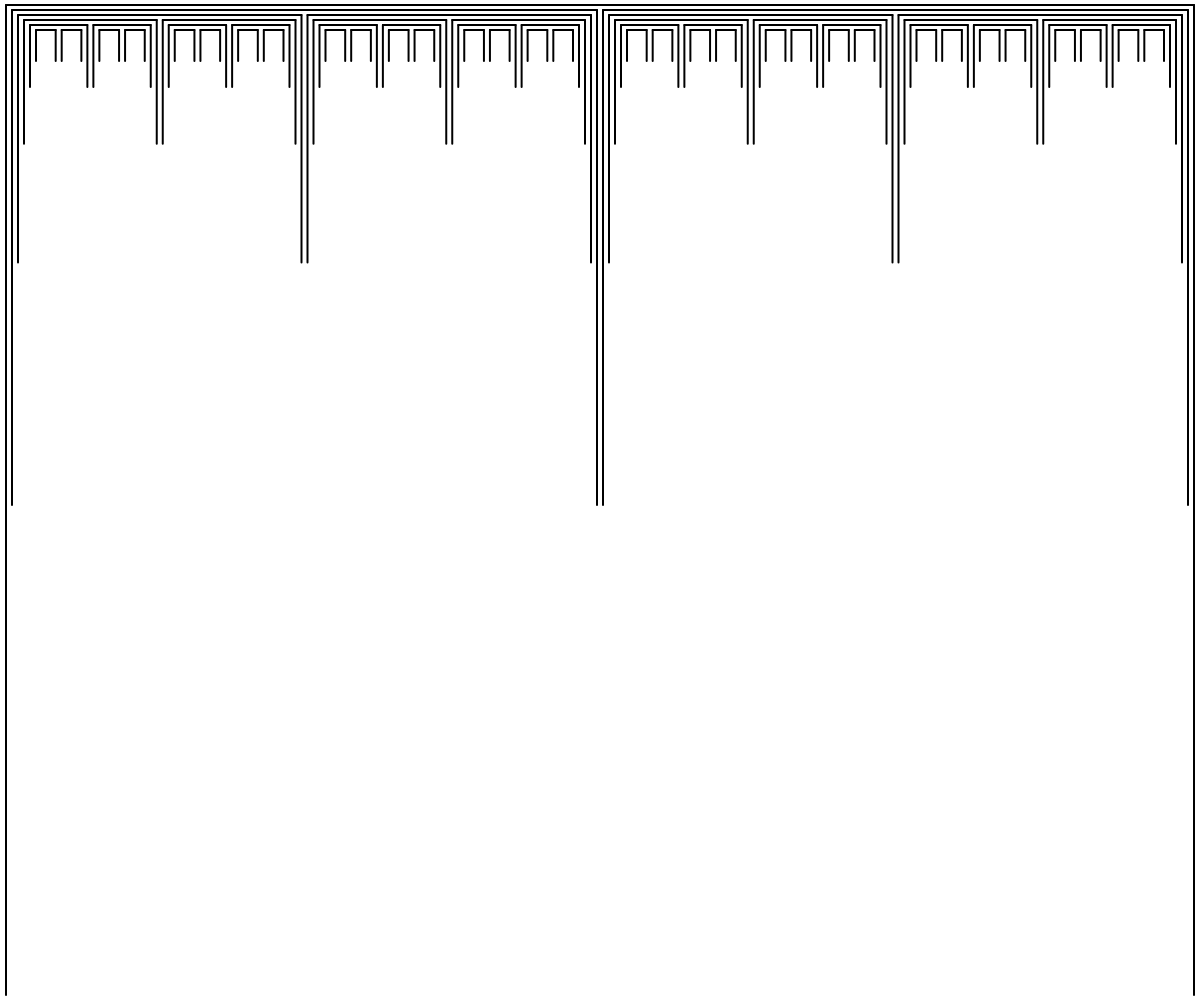
Frame 1 (no input)
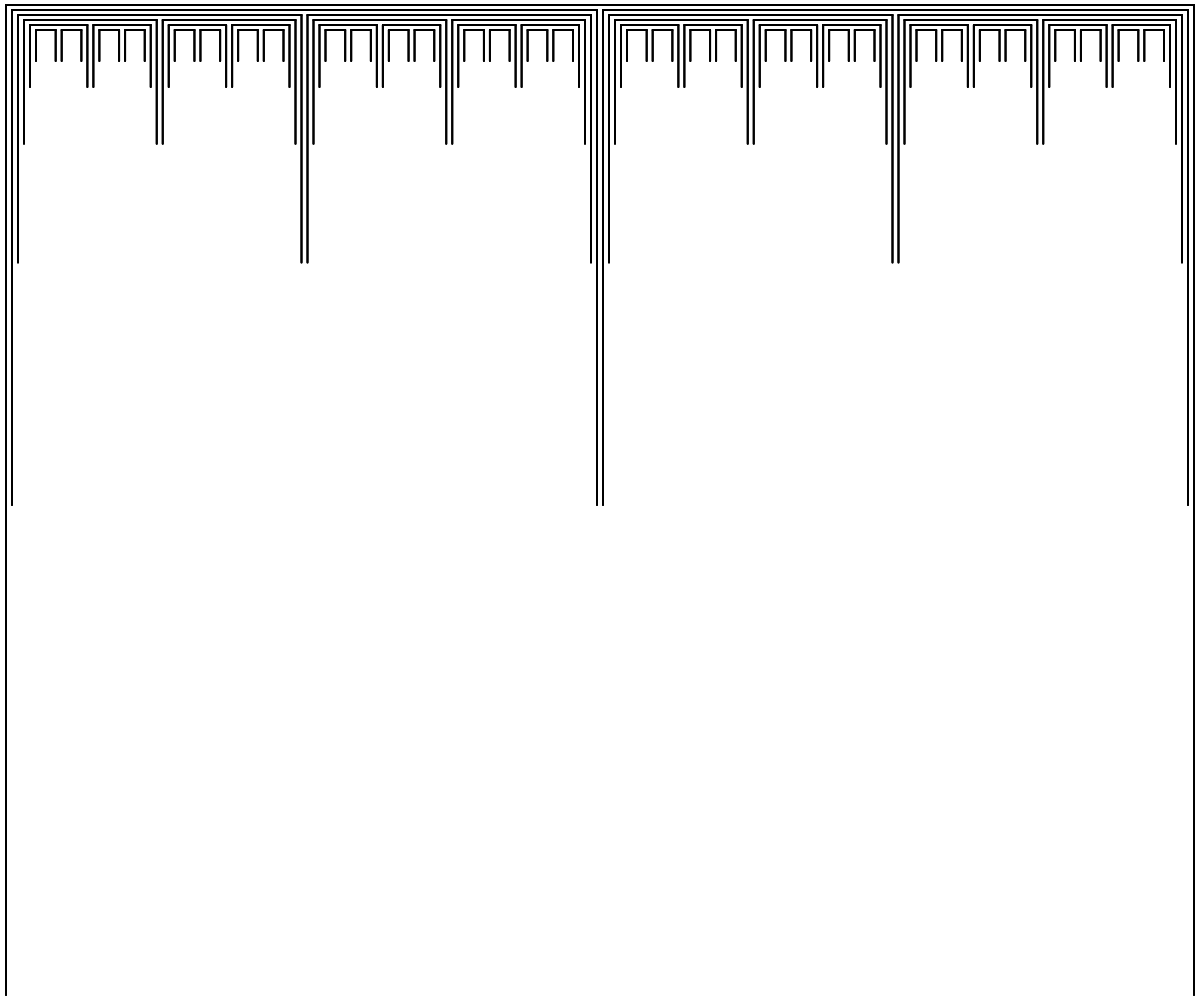
Frame 2 (the mouse pressed at the canvas centre, redrawn once)

The p5.js sketch that drew these frames (run headless with seeded random() and noise() and a simulated clock; the mouse was pressed at the canvas centre and the sketch redrawn once):

// p5.js sketch
// ── sketch.js
let xPadding, yPadding;

function setup() {
  createCanvas(innerWidth, innerHeight)
  noLoop()

  xPadding = floor(width * 0.005)
  yPadding = floor(height * 0.005)
}

function draw() {
  strokeWeight(2)
  cantor(xPadding, yPadding, width - xPadding * 2, height - yPadding * 2, xPadding, yPadding)
}

function cantor(x, y, w, h, xPadding, yPadding) {
  if (w > 1 && h > 1) {
    line(x, y, x + w, y)
    line(x, y, x, y + h)
    line(x + w, y, x + w, y + h)

    let next_w = w * 1/2 - xPadding * 3/2

    cantor(
      x + xPadding, 
      y + yPadding, 
      next_w, 
      h * 0.5, 
      xPadding, 
      yPadding
    )

    cantor(
      x + xPadding * 2 + next_w, 
      y + yPadding, 
      next_w, 
      h * 0.5, 
      xPadding, 
      yPadding
    )
  }
}
